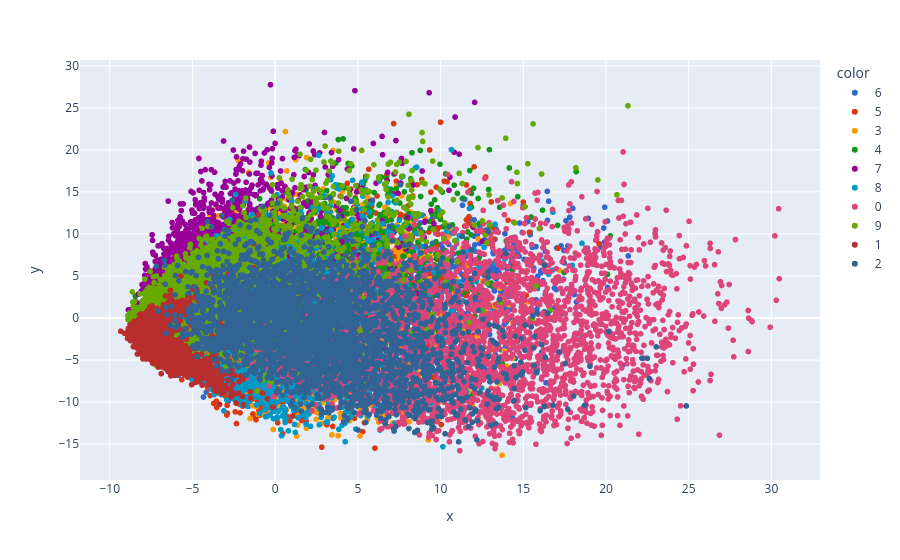

Notebook code for this chart:
### Code cell
y_train_trf = y_train.astype(str)
fig = px.scatter(x=X_train_trf[:,0],
                y=X_train_trf[:,1],
                color=y_train_trf,
                color_discrete_sequence=px.colors.qualitative.G10
                )
fig.show()

### Figure 1 — Plotly figure (JSON) as saved in the notebook; plotly's stock layout.template omitted (floating-point values rounded to 4 significant figures; data arrays with more than 128 entries replaced by an {"elided": "..."} marker saying what was removed)
{"data": [{"hovertemplate": "color=6<br>x=%{x}<br>y=%{y}<extra></extra>", "legendgroup": "6", "marker": {"color": "#3366CC", "symbol": "circle"}, "mode": "markers", "name": "6", "showlegend": true, "type": "scattergl", "x": {"elided": "3352 float values"}, "xaxis": "x", "y": {"elided": "3352 float values"}, "yaxis": "y"}, {"hovertemplate": "color=5<br>x=%{x}<br>y=%{y}<extra></extra>", "legendgroup": "5", "marker": {"color": "#DC3912", "symbol": "circle"}, "mode": "markers", "name": "5", "showlegend": true, "type": "scattergl", "x": {"elided": "3093 float values"}, "xaxis": "x", "y": {"elided": "3093 float values"}, "yaxis": "y"}, {"hovertemplate": "color=3<br>x=%{x}<br>y=%{y}<extra></extra>", "legendgroup": "3", "marker": {"color": "#FF9900", "symbol": "circle"}, "mode": "markers", "name": "3", "showlegend": true, "type": "scattergl", "x": {"elided": "3414 float values"}, "xaxis": "x", "y": {"elided": "3414 float values"}, "yaxis": "y"}, {"hovertemplate": "color=4<br>x=%{x}<br>y=%{y}<extra></extra>", "legendgroup": "4", "marker": {"color": "#109618", "symbol": "circle"}, "mode": "markers", "name": "4", "showlegend": true, "type": "scattergl", "x": {"elided": "3233 float values"}, "xaxis": "x", "y": {"elided": "3233 float values"}, "yaxis": "y"}, {"hovertemplate": "color=7<br>x=%{x}<br>y=%{y}<extra></extra>", "legendgroup": "7", "marker": {"color": "#990099", "symbol": "circle"}, "mode": "markers", "name": "7", "showlegend": true, "type": "scattergl", "x": {"elided": "3508 float values"}, "xaxis": "x", "y": {"elided": "3508 float values"}, "yaxis": "y"}, {"hovertemplate": "color=8<br>x=%{x}<br>y=%{y}<extra></extra>", "legendgroup": "8", "marker": {"color": "#0099C6", "symbol": "circle"}, "mode": "markers", "name": "8", "showlegend": true, "type": "scattergl", "x": {"elided": "3228 float values"}, "xaxis": "x", "y": {"elided": "3228 float values"}, "yaxis": "y"}, {"hovertemplate": "color=0<br>x=%{x}<br>y=%{y}<extra></extra>", "legendgroup": "0", "marker": {"color": "#DD4477", "symbol": "circle"}, "mode": "markers", "name": "0", "showlegend": true, "type": "scattergl", "x": {"elided": "3316 float values"}, "xaxis": "x", "y": {"elided": "3316 float values"}, "yaxis": "y"}, {"hovertemplate": "color=9<br>x=%{x}<br>y=%{y}<extra></extra>", "legendgroup": "9", "marker": {"color": "#66AA00", "symbol": "circle"}, "mode": "markers", "name": "9", "showlegend": true, "type": "scattergl", "x": {"elided": "3350 float values"}, "xaxis": "x", "y": {"elided": "3350 float values"}, "yaxis": "y"}, {"hovertemplate": "color=1<br>x=%{x}<br>y=%{y}<extra></extra>", "legendgroup": "1", "marker": {"color": "#B82E2E", "symbol": "circle"}, "mode": "markers", "name": "1", "showlegend": true, "type": "scattergl", "x": {"elided": "3775 float values"}, "xaxis": "x", "y": {"elided": "3775 float values"}, "yaxis": "y"}, {"hovertemplate": "color=2<br>x=%{x}<br>y=%{y}<extra></extra>", "legendgroup": "2", "marker": {"color": "#316395", "symbol": "circle"}, "mode": "markers", "name": "2", "showlegend": true, "type": "scattergl", "x": {"elided": "3331 float values"}, "xaxis": "x", "y": {"elided": "3331 float values"}, "yaxis": "y"}], "layout": {"legend": {"title": {"text": "color"}, "tracegroupgap": 0}, "margin": {"t": 60}, "xaxis": {"anchor": "y", "domain": [0, 1], "title": {"text": "x"}}, "yaxis": {"anchor": "x", "domain": [0, 1], "title": {"text": "y"}}}}
